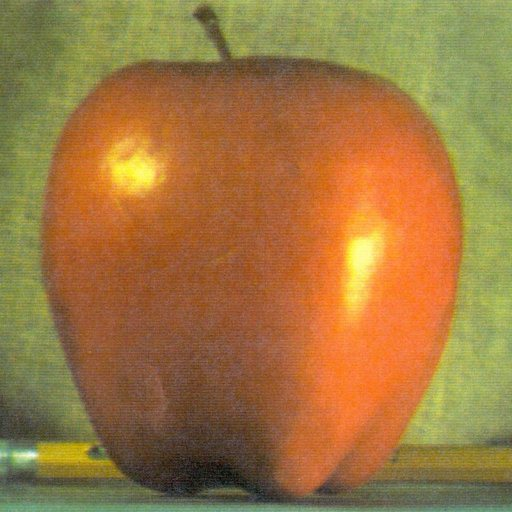
#> input picture README/apple.jpg, 512 x 512 px, given in place of apple.png, which was not available
$ jupyter execute test.ipynb
#> lines starting #> are read from the running program, lines starting #| are printed output that depends on the picture; pictures that were not available may be replaced by others from this repository, and a replacement may not be noted
[cell 1]
import cv2
import numpy as np

[cell 2]
# 这里图像的尺寸必须为2的n次幂
A = cv2.imread('apple.png')
#> A is the input picture: shape (512, 512, 3); mean B, G, R 64.8, 119.7, 159.1
A = cv2.resize(A, (512,512), interpolation=cv2.INTER_CUBIC)
B = cv2.imread('orange.png')
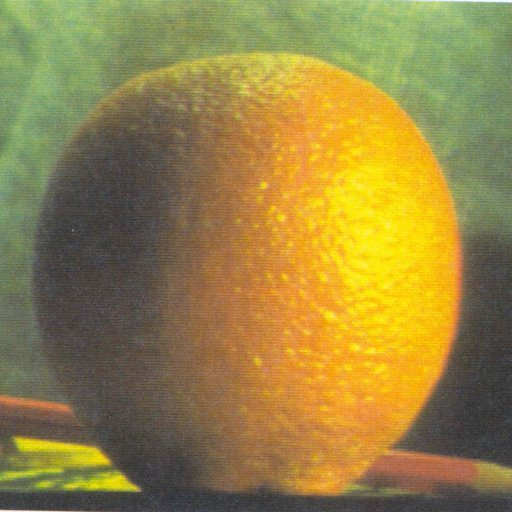
#> input picture README/orange.jpg, 512 x 512 px, given in place of orange.png, which was not available
#> B is the input picture: shape (512, 512, 3); mean B, G, R 69.2, 131.8, 150.2
B = cv2.resize(B, (512,512), interpolation=cv2.INTER_CUBIC)

[cell 3]
# 生成8层的高斯金字塔gpA
G = A.copy()
gpA = [G]
for i in range(7):
    # 进行7次高斯模糊+下采样
    G = cv2.pyrDown(G)
    # 把每次高斯模糊+下采样的结果送给gpA
    gpA.append(G)
#> this loop made 7 passes
#> pass 3, `G = cv2.pyrDown(G)`:
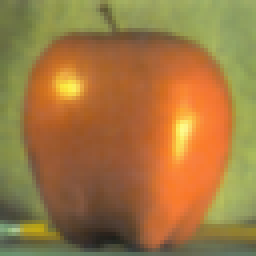
#> G: shape (64, 64, 3) (shown 4 times larger); mean B, G, R 64.5, 119.5, 159.1
#> after the loop, gpA = 8 items

# 生成8层的高斯金字塔gpB
G = B.copy()
gpB = [G]
for i in range(7):
    # 进行7次高斯模糊+下采样
    G = cv2.pyrDown(G)
    # 把每次高斯模糊+下采样的结果送给gpB
    gpB.append(G)
#> this loop made 7 passes
#> pass 3, `G = cv2.pyrDown(G)`:
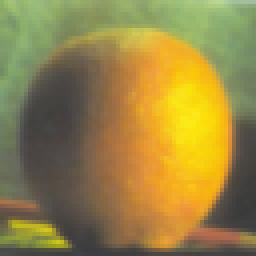
#> G: shape (64, 64, 3) (shown 4 times larger); mean B, G, R 69.6, 132.8, 150.9
#> after the loop, gpB = 8 items

[cell 4]
# 把两个高斯金字塔进行合并
LR = []
# zip(lpA,lpB)把两个高斯金字塔各层的两个图像组合成一个元组，然后各元组构成一个大zip
# 对于各元组中的两个图像
for la,lb in zip(gpA,gpB):
    # 取la或lb的尺寸皆可
    rows,cols,dpt = la.shape
    # 利用np.hstack将这两个图像“一半一半”地拼接起来
    # 取la的左边一半和lb的右边一半拼成一个融合后的图，结果赋给ls
    lr = np.hstack((la[:,0:cols//2], lb[:,cols//2:]))
    # 两个拉普拉斯金字塔各层图像融合后的结果赋给LS
    LR.append(lr)
#> this loop made 8 passes
#> (rows, cols) on passes 1 to 8: (512, 512), (256, 256), (128, 128), (64, 64), (32, 32), (16, 16), (8, 8), (4, 4)
#> pass 1, `lr = np.hstack((la[:,0:cols//2], lb[:,cols//2:]))`:
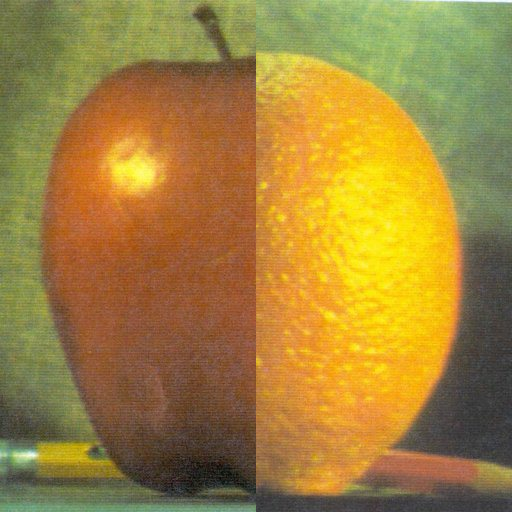
#> lr: shape (512, 512, 3); mean B, G, R 60.6, 130.3, 160.7
#> pass 3, `lr = np.hstack((la[:,0:cols//2], lb[:,cols//2:]))`:
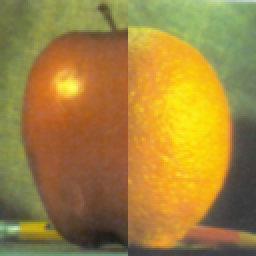
#> lr: shape (128, 128, 3) (shown 2 times larger); mean B, G, R 60.6, 130.6, 161.1
#> after the loop, LR = 8 items

[cell 5]
# 用融合后的拉普拉斯金字塔重构出最终图像
# 初始化ls为融合后拉普拉斯金字塔的最高层
# 下面的循环结束后ls就是要求的最终结果图像
lr = LR[7]
for i in range(6,-1,-1):
    # 每层图像先上采样，再和当前层的下一层图像相加，结果再赋给ls
    lr = cv2.pyrUp(lr)
    lr = cv2.add(lr, LR[i])
#> this loop made 7 passes
#> pass 3, `lr = cv2.add(lr, LR[i])`:
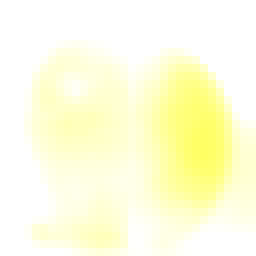
#> lr: shape (32, 32, 3) (shown 8 times larger); mean B, G, R 221.4, 255, 255
#> after the loop:
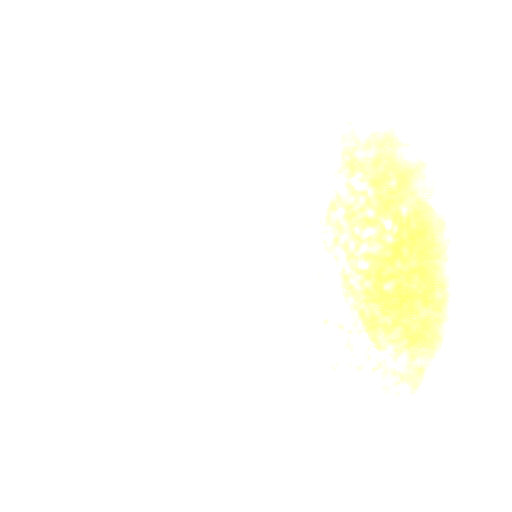
#> lr: shape (512, 512, 3); mean B, G, R 249.7, 255, 255

[cell 6]
# 生成8层拉普拉斯金字塔
# 从顶层开始构建
# 顶层即高斯金字塔的顶层
lpA = [gpA[7]]
# 7 6 5 4 3 2 1
for i in range(7,0,-1):
    # 从顶层开始，不断上采样
    GE = cv2.pyrUp(gpA[i])
    # 用下一层的高斯减去上层高斯的上采样
    L = cv2.subtract(gpA[i-1],GE)
    # 结果送给拉普拉斯金字塔
    lpA.append(L)
#> after the loop, lpA = 8 items

lpB = [gpB[7]]
for i in range(7,0,-1):
    GE = cv2.pyrUp(gpB[i])
    L = cv2.subtract(gpB[i-1],GE)
    lpB.append(L)
#> this loop made 7 passes
#> pass 3, `L = cv2.subtract(gpB[i-1],GE)`:
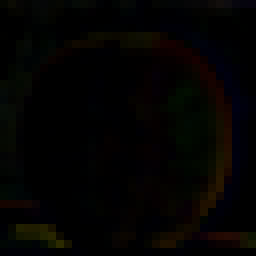
#> L: shape (32, 32, 3) (shown 8 times larger); mean of channels 0, 1, 2 1.7, 2.8, 3.8; drawn as B, G, R
#> after the loop, lpB = 8 items

[cell 7]
# 把两个拉普拉斯金字塔进行合并
LS = []
# zip(lpA,lpB)把两个拉普拉斯金字塔各层的两个图像组合成一个元组，然后各元组构成一个大zip
# 对于各元组中的两个图像
for la,lb in zip(lpA,lpB):
    # 取la或lb的尺寸皆可
    rows,cols,dpt = la.shape
    # 利用np.hstack将这两个图像“一半一半”地拼接起来
    # 取la的左边一半和lb的右边一半拼成一个融合后的图，结果赋给ls
    ls = np.hstack((la[:,0:cols//2], lb[:,cols//2:]))
    # 两个拉普拉斯金字塔各层图像融合后的结果赋给LS
    LS.append(ls)
#> this loop made 8 passes
#> after the loop, LS = 8 items

[cell 8]
# 用融合后的拉普拉斯金字塔重构出最终图像
# 初始化ls为融合后拉普拉斯金字塔的最高层
# 下面的循环结束后ls就是要求的最终结果图像
ls = LS[0]
for i in range(1,8):
    # 每层图像先上采样，再和当前层的下一层图像相加，结果再赋给ls
    ls = cv2.pyrUp(ls)
    ls = cv2.add(ls, LS[i])
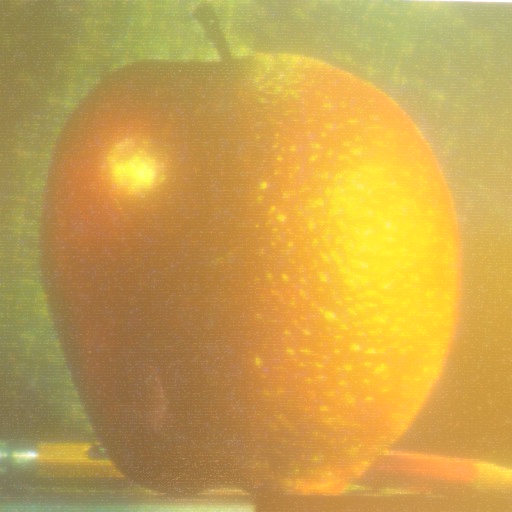
#> ls: shape (512, 512, 3); mean of channels 0, 1, 2 76.9, 160.5, 198.5; drawn as B, G, R

with_pyramid = lr + ls
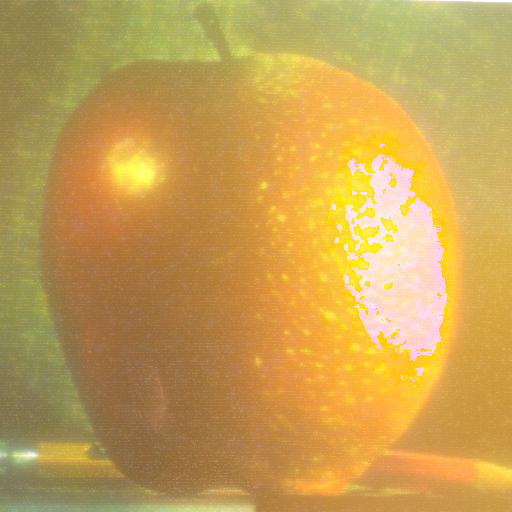
#> with_pyramid: shape (512, 512, 3); mean B, G, R 83, 159.5, 197.5

[cell 9]
# 不用金字塔融合，直接生硬地连接两幅原始图像
without_pyramid = np.hstack((A[:,:cols//2],B[:,cols//2:]))

[cell 10]
# 对比一下结果
cv2.imshow("with_pyramid",with_pyramid)
cv2.imshow("without_pyramid",without_pyramid)

[cell 11]
# 按任意键关闭所有窗口
cv2.waitKey()
cv2.destroyAllWindows()

[cell 12]
# -*- coding: utf-8 -*-
import cv2
import numpy as np

# 这里图像的尺寸必须为2的n次幂
A = cv2.imread('apple.png')
A = cv2.resize(A, (512,512), interpolation=cv2.INTER_CUBIC)
B = cv2.imread('orange.png')
B = cv2.resize(B, (512,512), interpolation=cv2.INTER_CUBIC)

# 生成8层的高斯金字塔gpA
G = A.copy()
gpA = [G]
for i in range(7):
    # 进行7次高斯模糊+下采样
    G = cv2.pyrDown(G)
    # 把每次高斯模糊+下采样的结果送给gpA
    gpA.append(G)

# 生成8层的高斯金字塔gpB
G = B.copy()
gpB = [G]
for i in range(7):
    # 进行7次高斯模糊+下采样
    G = cv2.pyrDown(G)
    # 把每次高斯模糊+下采样的结果送给gpB
    gpB.append(G)

# 把两个高斯金字塔进行合并
LR = []
# zip(lpA,lpB)把两个高斯金字塔各层的两个图像组合成一个元组，然后各元组构成一个大zip
# 对于各元组中的两个图像
for la,lb in zip(gpA,gpB):
    # 取la或lb的尺寸皆可
    rows,cols,dpt = la.shape
    # 利用np.hstack将这两个图像“一半一半”地拼接起来
    # 取la的左边一半和lb的右边一半拼成一个融合后的图，结果赋给ls
    lr = np.hstack((la[:,0:cols//2], lb[:,cols//2:]))
    # 两个拉普拉斯金字塔各层图像融合后的结果赋给LS
    LR.append(lr)

# 用融合后的拉普拉斯金字塔重构出最终图像
# 初始化ls为融合后拉普拉斯金字塔的最高层
# 下面的循环结束后ls就是要求的最终结果图像
lr = LR[7]
for i in range(6,-1,-1):
    # 每层图像先上采样，再和当前层的下一层图像相加，结果再赋给ls
    lr = cv2.pyrUp(lr)
    lr = cv2.add(lr, LR[i])
#---------------------------------------------------------------------------------------------------
# 生成8层拉普拉斯金字塔
# 从顶层开始构建
# 顶层即高斯金字塔的顶层
lpA = [gpA[7]]
# 7 6 5 4 3 2 1
for i in range(7,0,-1):
    # 从顶层开始，不断上采样
    GE = cv2.pyrUp(gpA[i])
    # 用下一层的高斯减去上层高斯的上采样
    L = cv2.subtract(gpA[i-1],GE)
    # 结果送给拉普拉斯金字塔
    lpA.append(L)

lpB = [gpB[7]]
for i in range(7,0,-1):
    GE = cv2.pyrUp(gpB[i])
    L = cv2.subtract(gpB[i-1],GE)
    lpB.append(L)

# 把两个拉普拉斯金字塔进行合并
LS = []
# zip(lpA,lpB)把两个拉普拉斯金字塔各层的两个图像组合成一个元组，然后各元组构成一个大zip
# 对于各元组中的两个图像
for la,lb in zip(lpA,lpB):
    # 取la或lb的尺寸皆可
    rows,cols,dpt = la.shape
    # 利用np.hstack将这两个图像“一半一半”地拼接起来
    # 取la的左边一半和lb的右边一半拼成一个融合后的图，结果赋给ls
    ls = np.hstack((la[:,0:cols//2], lb[:,cols//2:]))
    # 两个拉普拉斯金字塔各层图像融合后的结果赋给LS
    LS.append(ls)

# 用融合后的拉普拉斯金字塔重构出最终图像
# 初始化ls为融合后拉普拉斯金字塔的最高层
# 下面的循环结束后ls就是要求的最终结果图像
ls = LS[0]
for i in range(1,8):
    # 每层图像先上采样，再和当前层的下一层图像相加，结果再赋给ls
    ls = cv2.pyrUp(ls)
    ls = cv2.add(ls, LS[i])

with_pyramid = lr + ls

# 不用金字塔融合，直接生硬地连接两幅原始图像
without_pyramid = np.hstack((A[:,:cols//2],B[:,cols//2:]))

# 对比一下结果
cv2.imshow("with_pyramid",with_pyramid)
cv2.imshow("without_pyramid",without_pyramid)

# 按任意键关闭所有窗口
cv2.waitKey()
cv2.destroyAllWindows()
